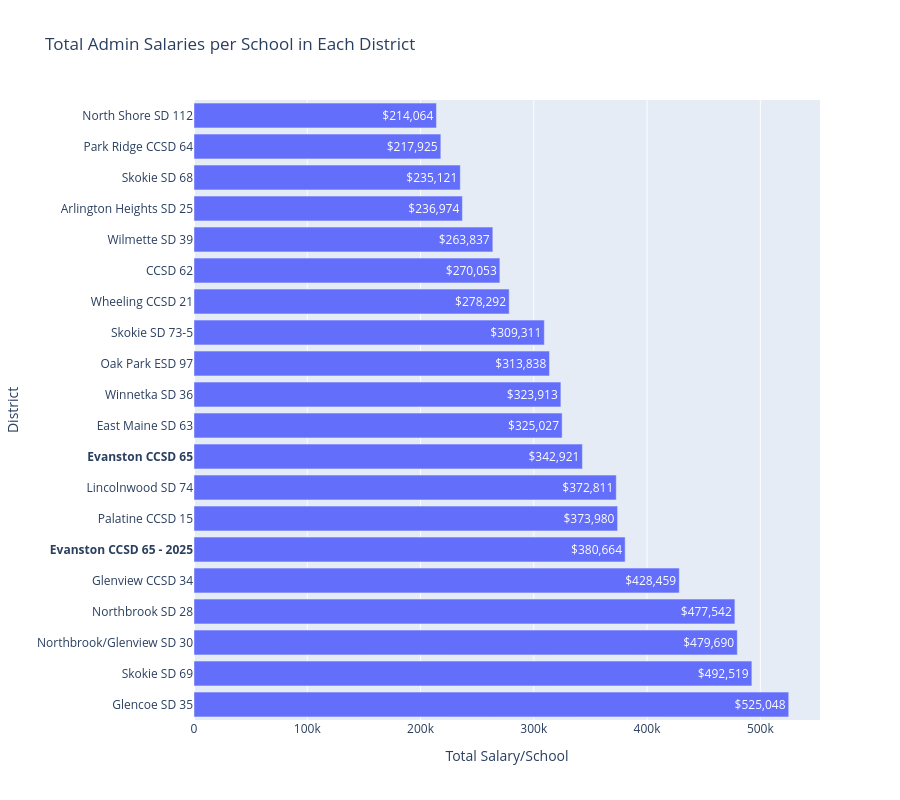

Source (notebook cell):
### Code cell
# Plot Total Salaries of Admin Positions per Number of Schools in each District
admin_data = admin_data.sort_values('salary_per_school', ascending=False)

# Make Evanston label bold
y_labels = ['<b>' + district + '</b>' if district == 'Evanston CCSD 65' or district == 'Evanston CCSD 65 - 2025' else district 
            for district in admin_data['District']]

fig = go.Figure()

fig.add_trace(go.Bar(
    x=admin_data['salary_per_school'],
    y=y_labels,
    orientation='h',
    text=admin_data['salary_per_school'].apply(lambda x: f'${x:,.0f}'),
    textposition='auto'    
))

fig.update_layout(
    title='Total Admin Salaries per School in Each District',
    xaxis_title='Total Salary/School',
    yaxis_title='District',
    height=800
)

fig.show()

### Figure 1 — Plotly figure (JSON) as saved in the notebook; plotly's stock layout.template omitted (floating-point values rounded to 4 significant figures)
{"data": [{"orientation": "h", "text": ["$525,048", "$492,519", "$479,690", "$477,542", "$428,459", "$380,664", "$373,980", "$372,811", "$342,921", "$325,027", "$323,913", "$313,838", "$309,311", "$278,292", "$270,053", "$263,837", "$236,974", "$235,121", "$217,925", "$214,064"], "textposition": "auto", "type": "bar", "x": [525000.0, 492500.0, 479700.0, 477500.0, 428500.0, 380700.0, 374000.0, 372800.0, 342900.0, 325000.0, 323900.0, 313800.0, 309300.0, 278300.0, 270100.0, 263800.0, 237000.0, 235100.0, 217900.0, 214100.0], "y": ["Glencoe SD 35", "Skokie SD 69", "Northbrook/Glenview SD 30", "Northbrook SD 28", "Glenview CCSD 34", "<b>Evanston CCSD 65 - 2025</b>", "Palatine CCSD 15", "Lincolnwood SD 74", "<b>Evanston CCSD 65</b>", "East Maine SD 63", "Winnetka SD 36", "Oak Park ESD 97", "Skokie SD 73-5", "Wheeling CCSD 21", "CCSD 62", "Wilmette SD 39", "Arlington Heights SD 25", "Skokie SD 68", "Park Ridge CCSD 64", "North Shore SD 112"]}], "layout": {"height": 800, "title": {"text": "Total Admin Salaries per School in Each District"}, "xaxis": {"title": {"text": "Total Salary/School"}}, "yaxis": {"title": {"text": "District"}}}}
